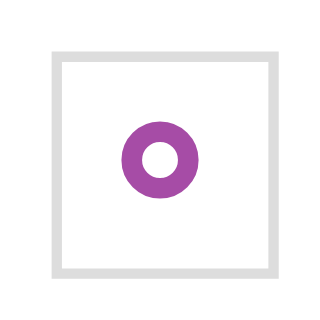

This figure's Vega-Lite source:
### Vega specification from a JSON file in a GitHub repository (floating-point values rounded to 4 significant figures)
{"$schema": "https://vega.github.io/schema/vega/v3.0.json", "autosize": "pad", "padding": 5, "style": "cell", "data": [{"name": "source_0", "values": [{"a": 2}]}], "signals": [{"name": "width", "update": "21"}, {"name": "height", "update": "21"}], "marks": [{"name": "marks", "type": "symbol", "style": ["point"], "from": {"data": "source_0"}, "encode": {"update": {"x": {"signal": "width", "mult": 0.5}, "y": {"signal": "height", "mult": 0.5}, "stroke": {"value": "purple"}, "fill": {"value": "transparent"}, "opacity": {"value": 0.7}}}}], "config": {"axisY": {"minExtent": 30}}}
